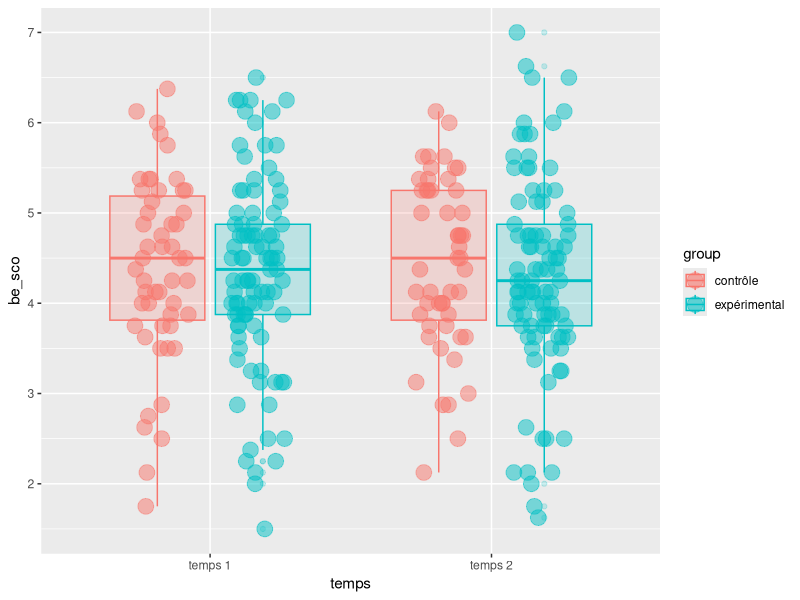
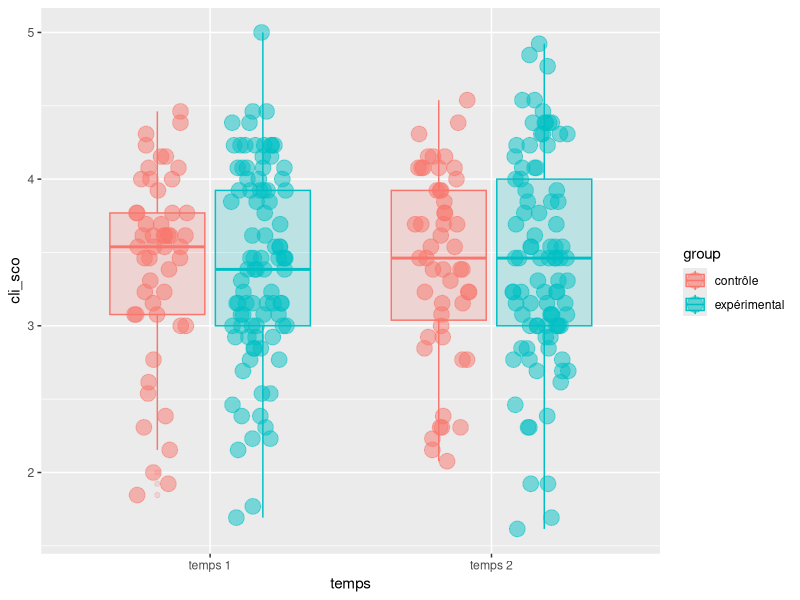
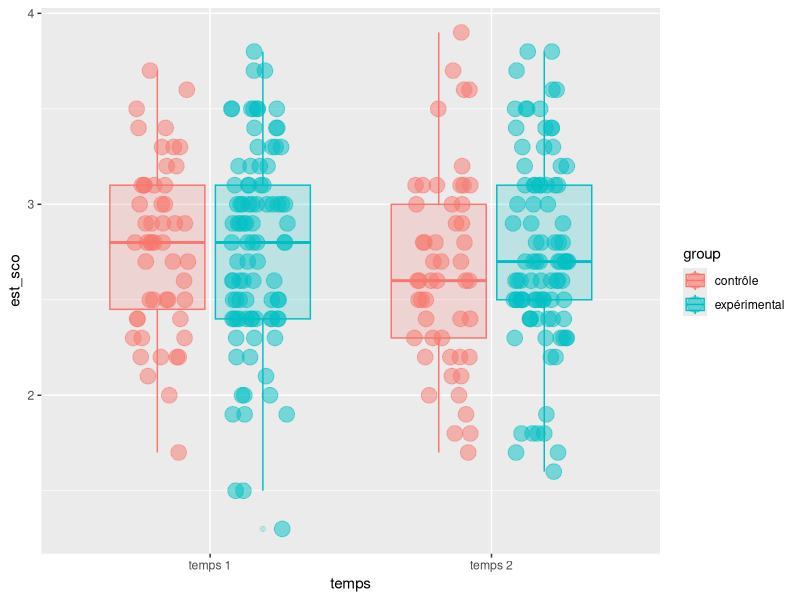
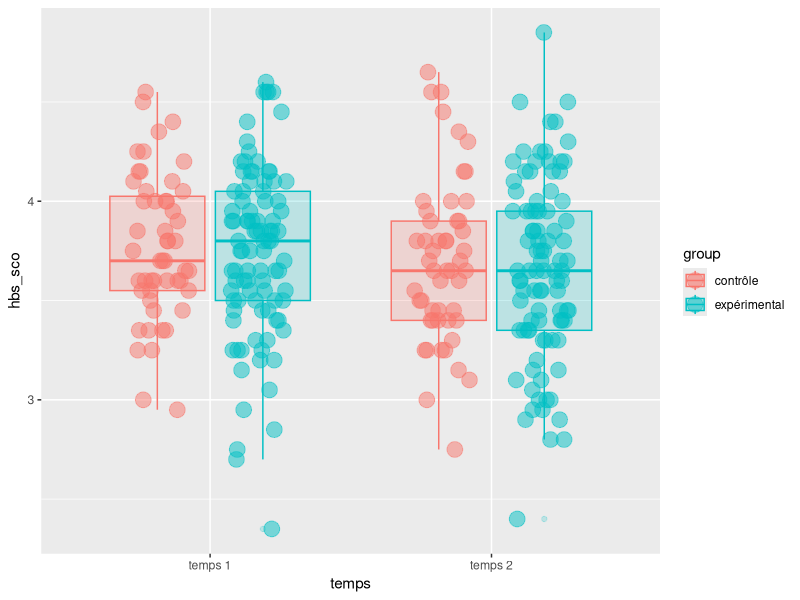
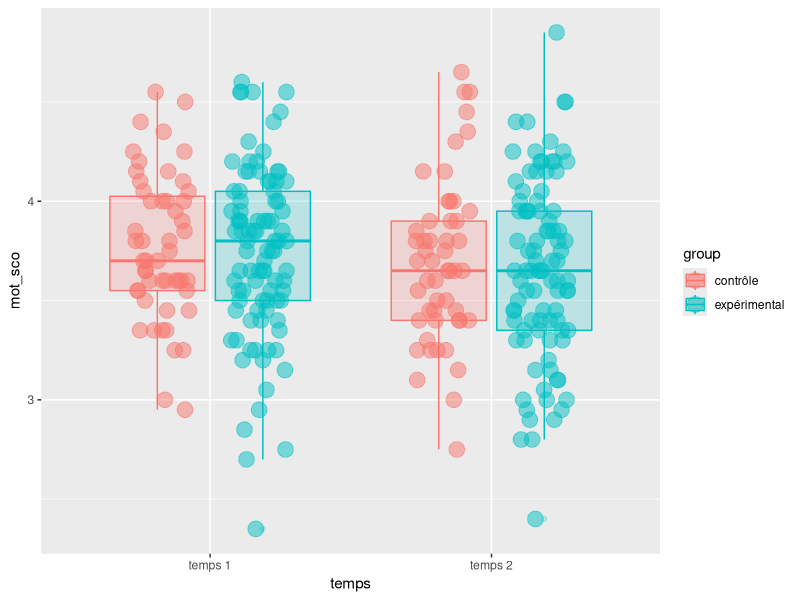
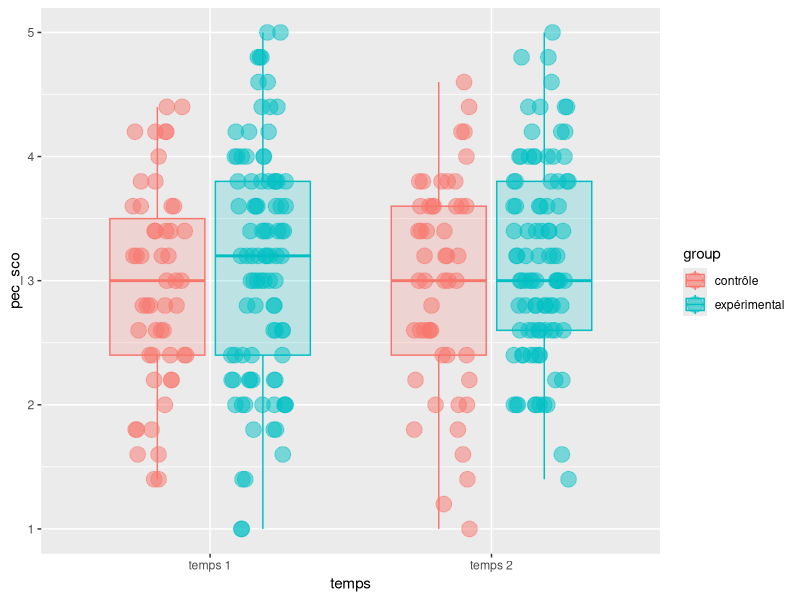
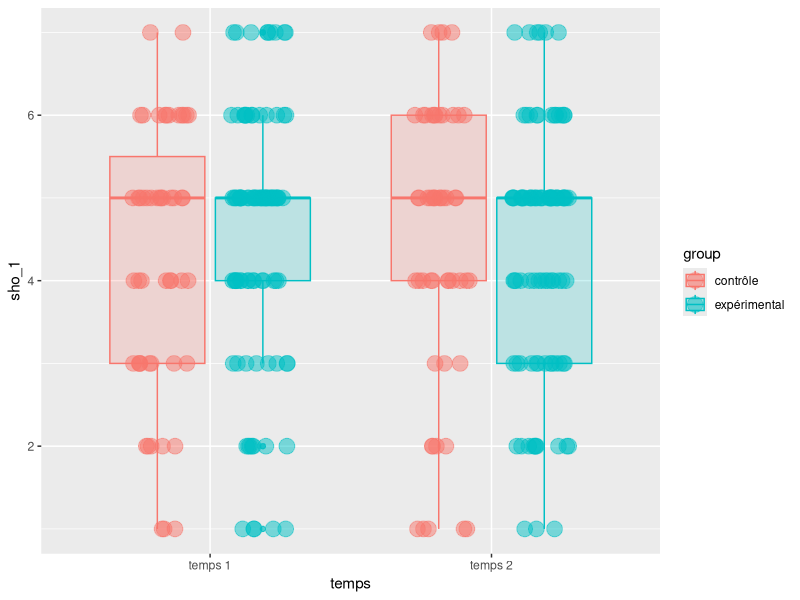
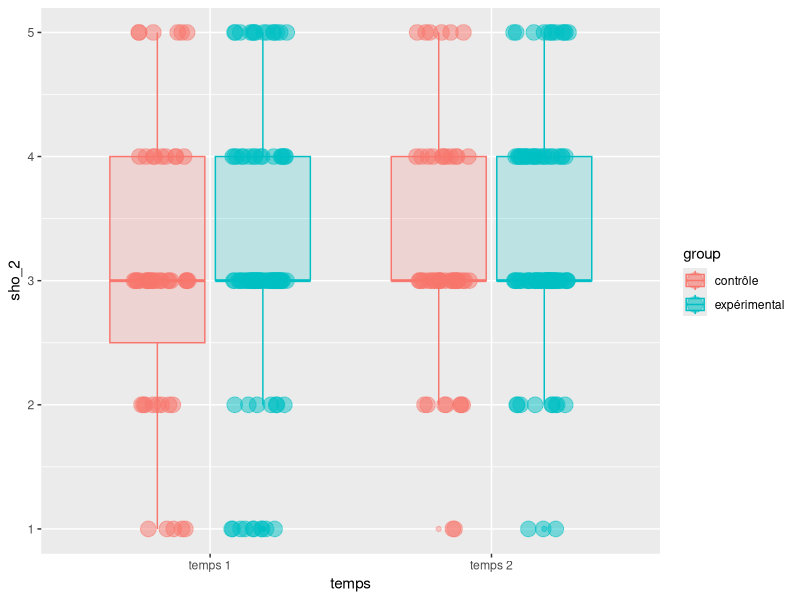

Generate these figures, in order, with R:
library(tidyverse)
library(readxl)

# Importation des données Qualtrics à disposition ----
d_t1_raw <- read_excel("crips2019_lv_raw_t1.xlsx")
d_t2_raw <- read_excel("crips2019_lv_raw_t2.xlsx")

#Ajout de la variable temps sur chaque df et normalisation des id en minuscule.

d_t1 <- d_t1_raw %>% 
  mutate(temps="temps 1",
         id=tolower(id)) 

d_t2 <- d_t2_raw %>% 
  mutate(temps="temps 2",
         id=tolower(id))

#Quelques données sur l'état des participants au Temps 1 et au Temps 2 avant suppression des ID non-membres d'une paire entre T1 et T2.
d_t1_sum <- d_t1 %>% 
  group_by(group,sex) %>% 
  summarise(n=n(),
            age_moy=round(mean(age),
                          digits=1)) 

d_t2_sum <- d_t2 %>% 
  group_by(group,sex) %>% 
  summarise(n=n(),
            age_moy=round(mean(age),
                          digits=1)) 

#Création des variables de score----
#Mise en formation long sur un df

d_long <- bind_rows(d_t1,d_t2)

#Recondage des variables au score inversé

d_long <- d_long %>% 
  mutate(hbs20__7 = 6 - hbs20__7,
         pec5__5 = 6 - pec5__5,
         be8__4 = 8 - be8__4,
         be8__5 = 8 - be8__5,
         be8__8 = 8 - be8__8,
         est10__3 = 5 - est10__3,
         est10__5 = 5 - est10__5,
         est10__7 = 5 - est10__7,
         est10__10 = 5 - est10__10,
         sou13__6 = 6 - sou13__6,
         sou13__9 = 6 - sou13__9,
         mot16__4 = 8 - mot16__4,
         mot16__8 = 8 - mot16__8,
         mot16__12 = 8 - mot16__12,
         mot16__15 = 8 - mot16__15,
         mot16__16 = 8 - mot16__16)

#Création des moyennes de chaque questionnaire pour chaque observation

d_long <- d_long %>% 
  mutate(hbs_sco = rowMeans(select(.,starts_with("hbs")),na.rm =T),
         pec_sco = rowMeans(select(.,starts_with("pec")),na.rm =T),
         be_sco  = rowMeans(select(.,starts_with("be")) ,na.rm =T),
         est_sco = rowMeans(select(.,starts_with("est")),na.rm =T),
         cli_sco = rowMeans(select(.,starts_with("cli")),na.rm =T),
         sou_sco = rowMeans(select(.,starts_with("sou")),na.rm =T),
         mot_sco = rowMeans(select(.,starts_with("hbs")),na.rm =T))


#suppression des id non strictement membre d'une paire (t1, t2) par création d'un df de comparaison.

d_comp <- d_long %>% 
  drop_na(id) %>% #par sécurité
  arrange(id) %>% #visuel
  group_by(id, temps) %>% 
  count(id) %>% 
  filter(n==1) %>% #On a pas fini. On s'est assuré que chaque id est unique dans chaque modalité de temps. On doit encore être sûrs qu'on a maintenant exactement une paire (t1,t2).
  ungroup() %>% 
  group_by(id) %>% 
  count(id) %>% 
  filter(n==2) %>% #on ne garde que les paires de id qui se retrouvent dans t1 et t2. C'est notre grosse perte de données de ce traitement
  ungroup()

#Notre df de comparaison est prêt. On peut procéder à l'élagage de d_long.

d_long_paired <- d_long %>% 
  filter(id %in% d_comp$id) %>% 
  mutate(group=ifelse(group=="con", "contrôle","expérimental"))

#procédons à la préparation d'un petit résumé de cet échantillon.

d_long_paired_sum <- d_long_paired %>% 
   mutate(sex=ifelse(sex=="1", "garçons","filles")) %>% 
   group_by(temps, group, sex) %>% 
  summarise(n=n())

d_long_paired_sum2 <- d_long_paired %>% 
  group_by(temps, group) %>% 
  summarise(n=n(),
            mean_hbs=mean(hbs_sco),
            mean_pec=mean(pec_sco),
            mean_be=mean(be_sco),
            mean_est=mean(est_sco),
            mean_cli=mean(cli_sco),
            mean_sou=mean(sou_sco),
            mean_mot=mean(mot_sco),
            mean_sho1=mean(sho_1),
            mean_sho2=mean(sho_2),
            mean_sho3=mean(sho_3),
            mean_sho4=mean(sho_4))

#Repérage des données manquantes----
#ras.


#Repérage des données extrêmes----
#On verra plus tard.

#visualisation

#HBSC

#vis_hbs <- d_long_paired %>% 
#  group_by(temps, group) %>% 
#  summarise(moy=mean(hbs_sco, na.rm=T),
#            sd=sd(hbs_sco, na.rm=T),
#            sd_low=moy-sd,
#            sd_up=moy+sd) %>% 
#  mutate(moy=round(moy, digits = 2))


#préparation du plot pour le HBSC - essai à partir de l'aide de Zoé
#essai <- ggplot(d_long_paired) +
#  geom_jitter(aes(x = temps, y = hbs_sco, color = group), size = 5, alpha = .5, position = position_jitterdodge(dodge.width=.5, jitter.width = .2)) +
#  geom_errorbar(data = vis_hbs, aes(x=temps, ymin=sd_low, ymax=sd_up), width = .1) +
#  geom_line(data = vis_hbs, aes(x=temps, y=moy, group = 1)) +
#  geom_point(data=vis_hbs, aes(x=temps, y=moy, fill=temps), size = 5, shape = 24, color = "black") +
#  geom_label(data=vis_hbs, aes(x=temps, y=moy, label=moy, fill=temps), nudge_x = .3, nudge_y = -.02, size = 8, color = "white")+
#  guides(fill=FALSE)

#Essai avec un autre angle d'attaque.
vis_hbs_boxplot <- ggplot(d_long_paired) +
  geom_boxplot(aes(x = temps, y = hbs_sco, color = group, fill = group), alpha = .2) +
  geom_jitter(aes(x = temps, y = hbs_sco, color = group), size = 5, alpha = .5, position = position_jitterdodge(dodge.width=.7, jitter.width = .2))
  
vis_pec_boxplot <- ggplot(d_long_paired) +
  geom_boxplot(aes(x = temps, y = pec_sco, color = group, fill = group), alpha = .2) +
  geom_jitter(aes(x = temps, y = pec_sco, color = group), size = 5, alpha = .5, position = position_jitterdodge(dodge.width=.7, jitter.width = .2))

vis_be_boxplot <- ggplot(d_long_paired) +
  geom_boxplot(aes(x = temps, y = be_sco, color = group, fill = group), alpha = .2) +
  geom_jitter(aes(x = temps, y = be_sco, color = group), size = 5, alpha = .5, position = position_jitterdodge(dodge.width=.7, jitter.width = .2))

vis_est_boxplot <- ggplot(d_long_paired) +
  geom_boxplot(aes(x = temps, y = est_sco, color = group, fill = group), alpha = .2) +
  geom_jitter(aes(x = temps, y = est_sco, color = group), size = 5, alpha = .5, position = position_jitterdodge(dodge.width=.7, jitter.width = .2))

vis_cli_boxplot <- ggplot(d_long_paired) +
  geom_boxplot(aes(x = temps, y = cli_sco, color = group, fill = group), alpha = .2) +
  geom_jitter(aes(x = temps, y = cli_sco, color = group), size = 5, alpha = .5, position = position_jitterdodge(dodge.width=.7, jitter.width = .2))

vis_sou_boxplot <- ggplot(d_long_paired) +
  geom_boxplot(aes(x = temps, y = sou_sco, color = group, fill = group), alpha = .2) +
  geom_jitter(aes(x = temps, y = sou_sco, color = group), size = 5, alpha = .5, position = position_jitterdodge(dodge.width=.7, jitter.width = .2))

vis_mot_boxplot <- ggplot(d_long_paired) +
  geom_boxplot(aes(x = temps, y = mot_sco, color = group, fill = group), alpha = .2) +
  geom_jitter(aes(x = temps, y = mot_sco, color = group), size = 5, alpha = .5, position = position_jitterdodge(dodge.width=.7, jitter.width = .2))

vis_sho_1_boxplot <- ggplot(d_long_paired) +
  geom_boxplot(aes(x = temps, y = sho_1, color = group, fill = group), alpha = .2) +
  geom_jitter(aes(x = temps, y = sho_1, color = group), size = 5, alpha = .5, position = position_jitterdodge(dodge.width=.7, jitter.width = .2))

vis_sho_2_boxplot <- ggplot(d_long_paired) +
  geom_boxplot(aes(x = temps, y = sho_2, color = group, fill = group), alpha = .2) +
  geom_jitter(aes(x = temps, y = sho_2, color = group), size = 5, alpha = .5, position = position_jitterdodge(dodge.width=.7, jitter.width = .2))

vis_sho_3_boxplot <- ggplot(d_long_paired) +
  geom_boxplot(aes(x = temps, y = sho_3, color = group, fill = group), alpha = .2) +
  geom_jitter(aes(x = temps, y = sho_3, color = group), size = 5, alpha = .5, position = position_jitterdodge(dodge.width=.7, jitter.width = .2))

vis_sho_4_boxplot <- ggplot(d_long_paired) +
  geom_boxplot(aes(x = temps, y = sho_4, color = group, fill=group), alpha = .2) +
  geom_jitter(aes(x = temps, y = sho_4, color = group), size = 5, alpha = .5, position = position_jitterdodge(dodge.width=.7, jitter.width = .2))


